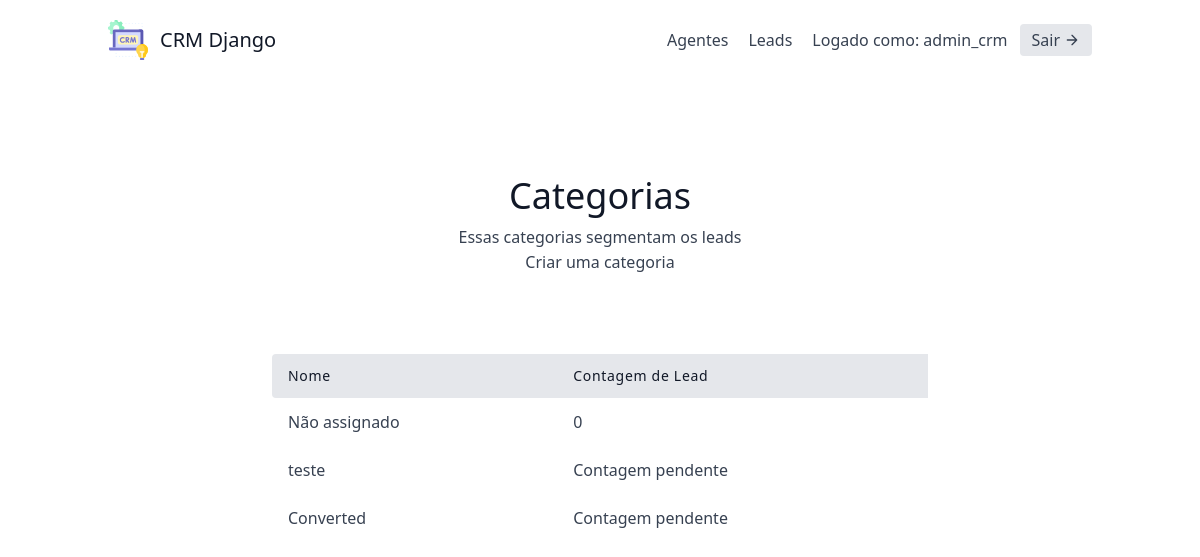
Page /leads/categories/ (signed in) on the earlier database version.
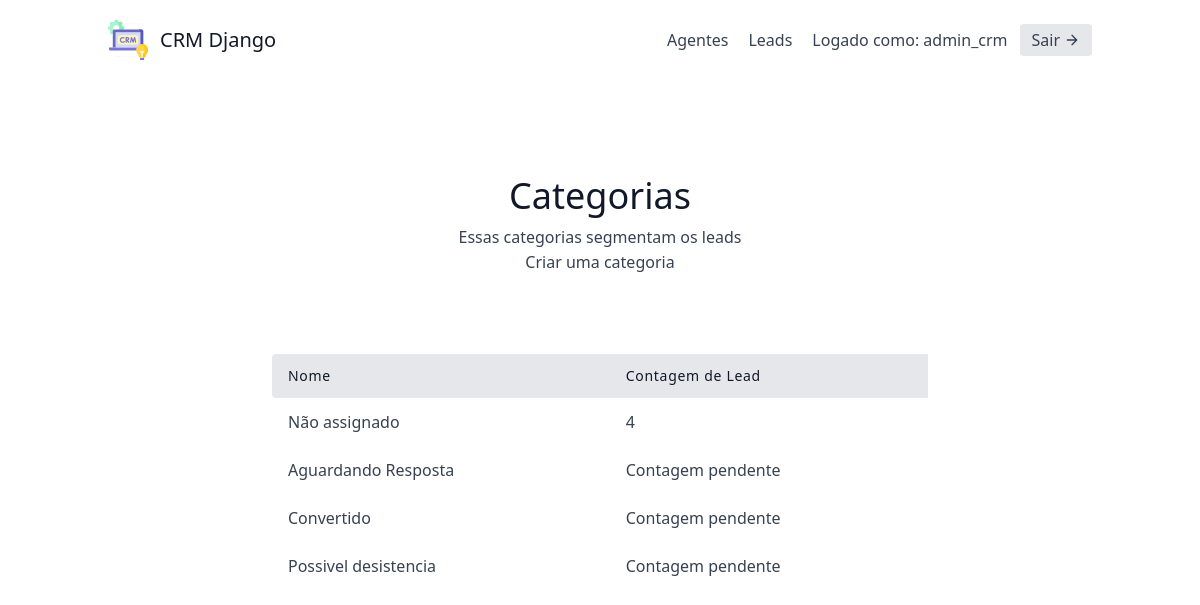
Same page on the later database version.
### leads/models.py (models this page shows, shortened)
class Category(models.Model):
    name = models.CharField(max_length=30)  # New, Contacted, Converted, Unconverted
    organisation = models.ForeignKey(UserProfile, on_delete=models.CASCADE)

### leads/views.py (the view)
# urls.py: path('categories/', CategoryListView.as_view(), name='category-list'),
class CategoryListView(LoginRequiredMixin, generic.ListView):
    template_name = "leads/category_list.html"
    context_object_name = "category_list"
    def get_context_data(self, **kwargs):
        context = super(CategoryListView, self).get_context_data(**kwargs)
        user = self.request.user
        if user.is_organisor:
            queryset = Lead.objects.filter(
                organisation=user.userprofile
            )
        else:
            queryset = Lead.objects.filter(
                organisation=user.agent.organisation
            )
        context.update({
            "unassigned_lead_count": queryset.filter(category__isnull=True).count()
        })
        return context
    def get_queryset(self):
        user = self.request.user
        if user.is_organisor:
            queryset = Category.objects.filter(
                organisation=user.userprofile
            )
        else:
            queryset = Category.objects.filter(
                organisation=user.agent.organisation
            )
        return queryset

### leads/models.py (called while the page is built)
    def get_queryset(self):
        return super().get_queryset()

### leads/templates/leads/category_list.html
{% extends "base.html" %}
{% block content %}
<section class="text-gray-700 body-font">
    <div class="container px-5 py-24 mx-auto">
      <div class="flex flex-col text-center w-full mb-20">
        <h1 class="sm:text-4xl text-3xl font-medium title-font mb-2 text-gray-900">Categorias</h1>
        <p class="lg:w-2/3 mx-auto leading-relaxed text-base">
          Essas categorias segmentam os leads
        </p>
        <a href="{% url 'leads:category-create' %}" class="hover:text-blue-500">Criar uma categoria</a>
      </div>
      <div class="lg:w-2/3 w-full mx-auto overflow-auto">
        <table class="table-auto w-full text-left whitespace-no-wrap">
          <thead>
            <tr>
              <th class="px-4 py-3 title-font tracking-wider font-medium text-gray-900 text-sm bg-gray-200 rounded-tl rounded-bl">Nome</th>
              <th class="px-4 py-3 title-font tracking-wider font-medium text-gray-900 text-sm bg-gray-200">Contagem de Lead</th>
            </tr>
          </thead>
          <tbody>
            <tr>
                <td class="px-4 py-3">Não assignado</td>
                <td class="px-4 py-3">{{ unassigned_lead_count }}</td>
            </tr>
            {% for category in category_list %}
                <tr>
                    <td class="px-4 py-3">
                      <a class="hover:text-blue-500" href="{% url 'leads:category-detail' category.pk %}">{{ category.name }}</a>
                    </td>
                    <td class="px-4 py-3">Contagem pendente</td>
                </tr>
            {% endfor %}
          </tbody>
        </table>
      </div>
    </div>
  </section>
{% endblock content %}

Differences in the rows shown:
changed Category: name "teste" → "Aguardando Resposta"
changed Category: name "Converted" → "Convertido"
added Category: name "Possivel desistencia"
Other differences:
{{ unassigned_lead_count }}: "0" → "4"
